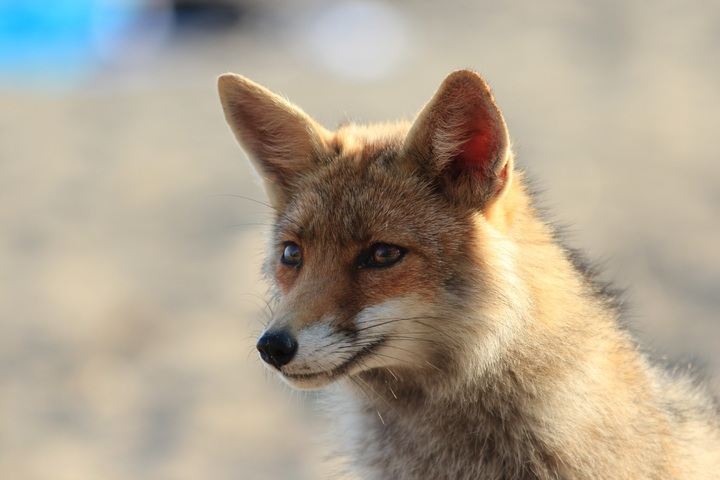
#> input picture OpenCV/assets/fox.jpg, 720 x 480 px, found by its file name
$ python split_merge.py
#> lines starting #> are read from the running program, lines starting #| are printed output that depends on the picture
import cv2 as cv
import numpy as np
import os

img = cv.imread(os.path.join(".", "assets", "fox.jpg"))
#> img is the input picture: shape (480, 720, 3); mean B, G, R 144.3, 162.3, 173.7
# These three are 2x2 grayscale images with the intensities of each color.
# The higher the brightness of the pixel, more of that color is present in the pixel of the original image.
# Each array has the value of the corresponding color from the original image.
b_img, g_img, r_img = cv.split(img)
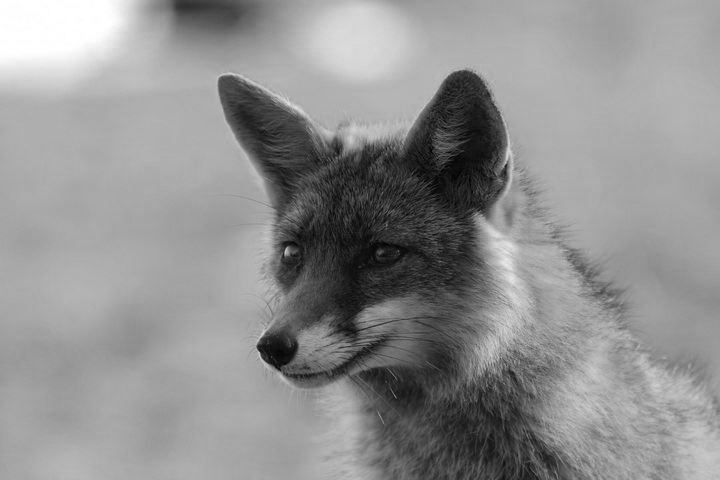
#> b_img: shape (480, 720); min 0, max 255, mean 144.3
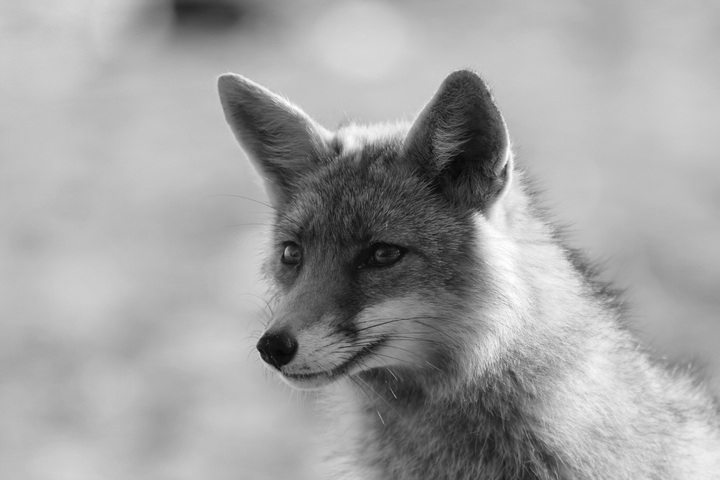
#> g_img: shape (480, 720); min 5, max 255, mean 162.3
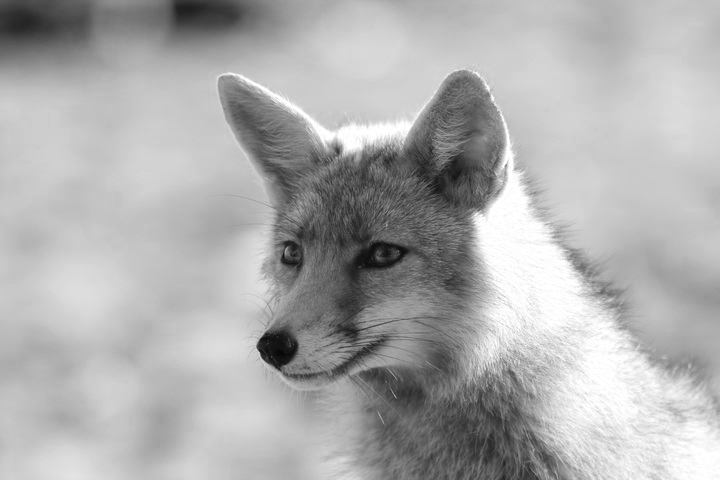
#> r_img: shape (480, 720); min 5, max 255, mean 173.7

cv.imshow("b", b_img)
cv.imshow("g", g_img)
cv.imshow("r", r_img)

# combining them in the right order back to the original image
merge_img = cv.merge([b_img, g_img, r_img])
cv.imshow("merge", merge_img)

# ----------------------------------------------------------------

# showing only the respective colors
blank = np.zeros(img.shape[:2], dtype=np.uint8)
cv.imshow("blueish", cv.merge([b_img, blank, blank]))
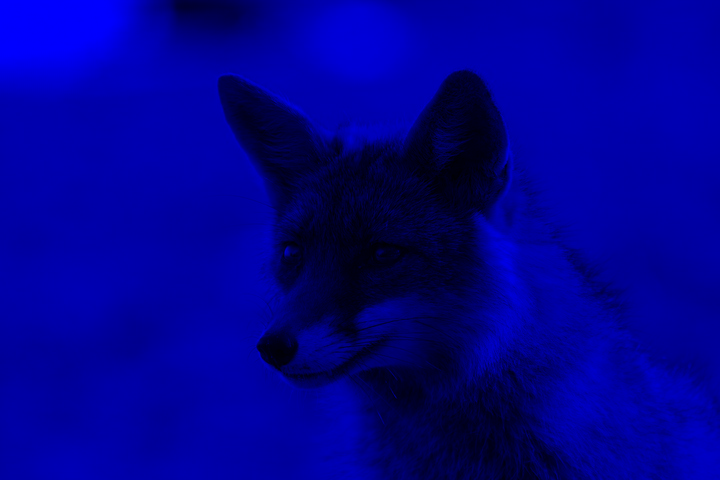
#> window 'blueish': shape (480, 720, 3); mean B, G, R 144.3, 0, 0
cv.imshow("greenish", cv.merge([blank, g_img, blank]))
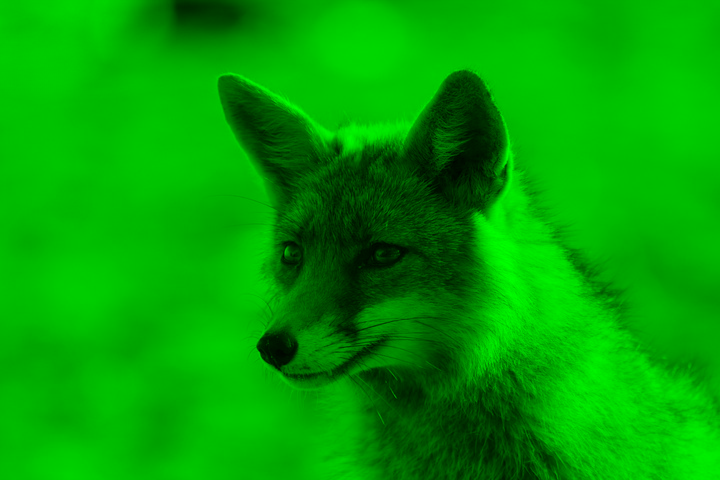
#> window 'greenish': shape (480, 720, 3); mean B, G, R 0, 162.3, 0
cv.imshow("redish", cv.merge([blank, blank, r_img]))
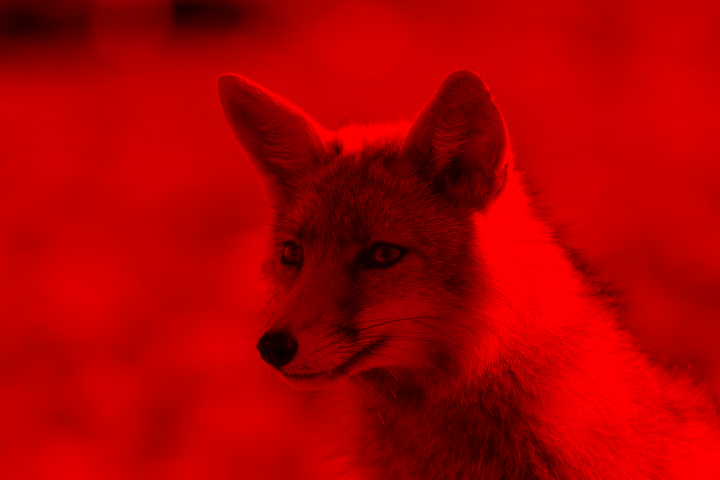
#> window 'redish': shape (480, 720, 3); mean B, G, R 0, 0, 173.7

cv.waitKey(0)
cv.destroyAllWindows()

$ run again, with OpenCV/assets/93540576_4fe36548e1_o.jpg copied over OpenCV/assets/fox.jpg
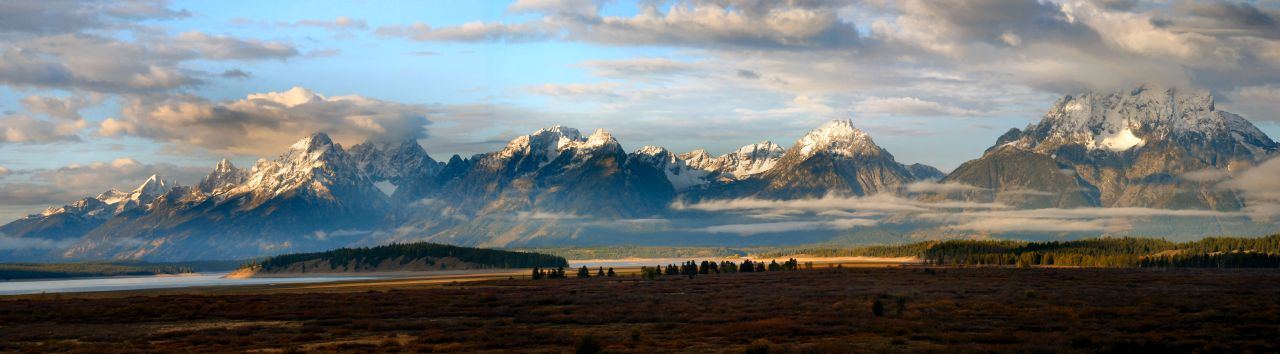
#> input picture OpenCV/assets/93540576_4fe36548e1_o.jpg, 1280 x 354 px, found by its file name
#> img is the input picture: shape (354, 1280, 3); mean B, G, R 117.4, 117.8, 112.9
#> `cv.imshow("greenish", cv.merge([blank, g_img, blank]))`:
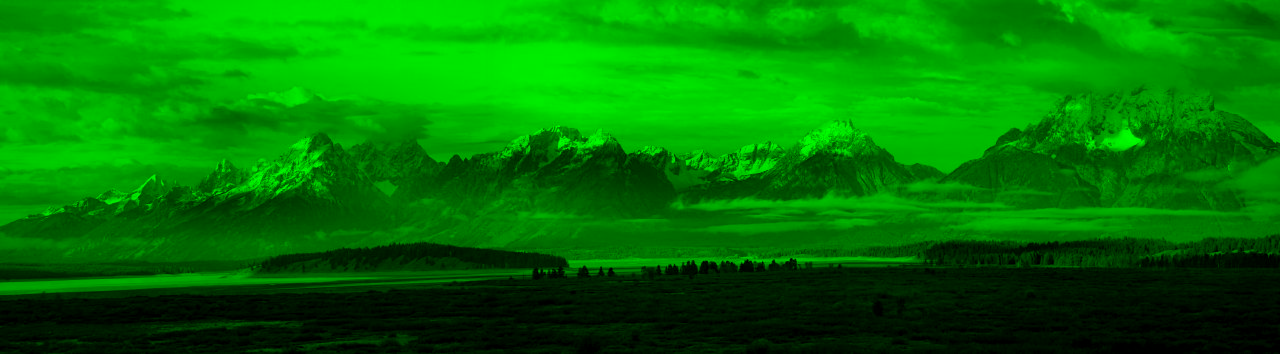
#> window 'greenish': shape (354, 1280, 3); mean B, G, R 0, 117.8, 0
#> `cv.imshow("redish", cv.merge([blank, blank, r_img]))`:
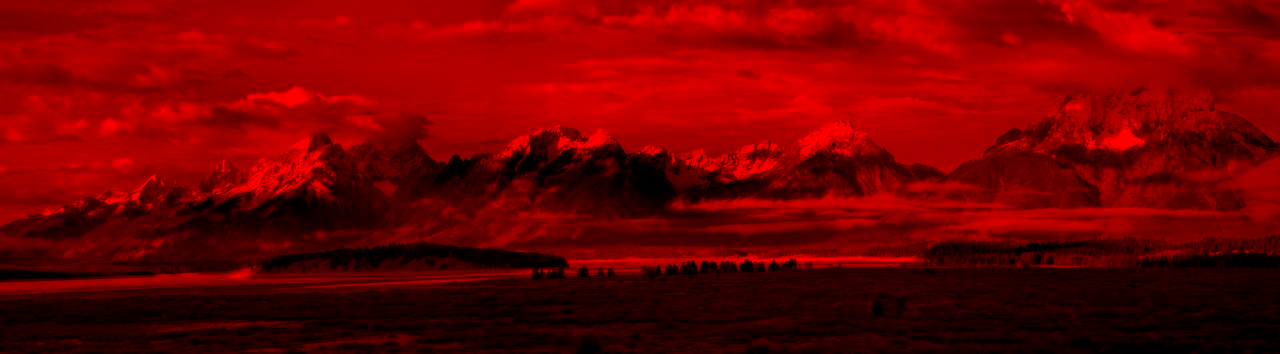
#> window 'redish': shape (354, 1280, 3); mean B, G, R 0, 0, 112.9
